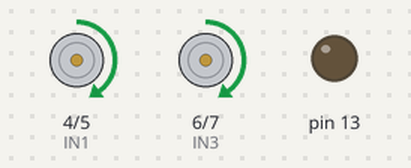
Recording of a sketch running on a simulated Arduino Uno, built with avr-gcc and run on an emulated ATmega328P. On the bench: motor-driver pin pairs drawn as motors (green arrow = first pin HIGH = forward, orange = second pin HIGH = backward, longer = more drive, scaled by the enable pin), output pins drawn as LEDs (lit = HIGH).

Above: at 4.0 s.
At 6.5 s:
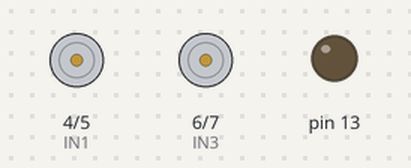
Timing chart, 0 to 9.5 s (numbered marks = the images above):
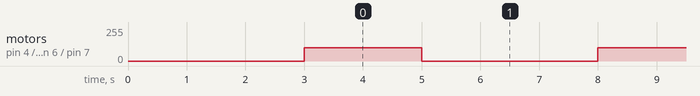

Measured:
- by itself, motor on pin 4 (IN1) / pin 5 (IN2), motor on pin 6 (IN3) / pin 7 (IN4): alternates forward 100/255 for 2.0 s and stopped for 3.0 s

The sketch:

Control_motores-Pruebas.ino
```cpp
int IN1 = 4;
int IN2 = 5;
int IN3 = 6;
int IN4 = 7;
int ENA = 9;
int ENB = 10;
int velA;
int velB;

void setup() {
pinMode(13, OUTPUT);
digitalWrite(13, LOW);

  pinMode(IN1, OUTPUT);
  pinMode(IN2, OUTPUT);
  pinMode(IN3, OUTPUT);
  pinMode(IN4, OUTPUT);
  pinMode(ENA, OUTPUT);
  pinMode(ENB, OUTPUT);

  digitalWrite(IN1, LOW);
  digitalWrite(IN2, LOW);
  digitalWrite(IN3, LOW);
  digitalWrite(IN4, LOW);

  delay(3000);

}

void loop() {
  velA = 100;
  velB = 100;
  adelante();
  delay(2000);
  //velB = 75;
  //adelante();
  //delay(5000);
  //velB = 100;
  //adelante();
  //delay(2000);

  detener();
  delay(3000);


}

void adelante(){
  analogWrite(ENA, velA);
  digitalWrite(IN1, HIGH);
  digitalWrite(IN2, LOW);

  digitalWrite(IN3, HIGH);
  digitalWrite(IN4, LOW);
  analogWrite(ENB, velB);
}

void detener(){
  //analogWrite(ENA, 200);
  digitalWrite(IN1, LOW);
  digitalWrite(IN2, LOW);

  digitalWrite(IN3, LOW);
  digitalWrite(IN4, LOW);
  //analogWrite(ENB, 0);
}
```
